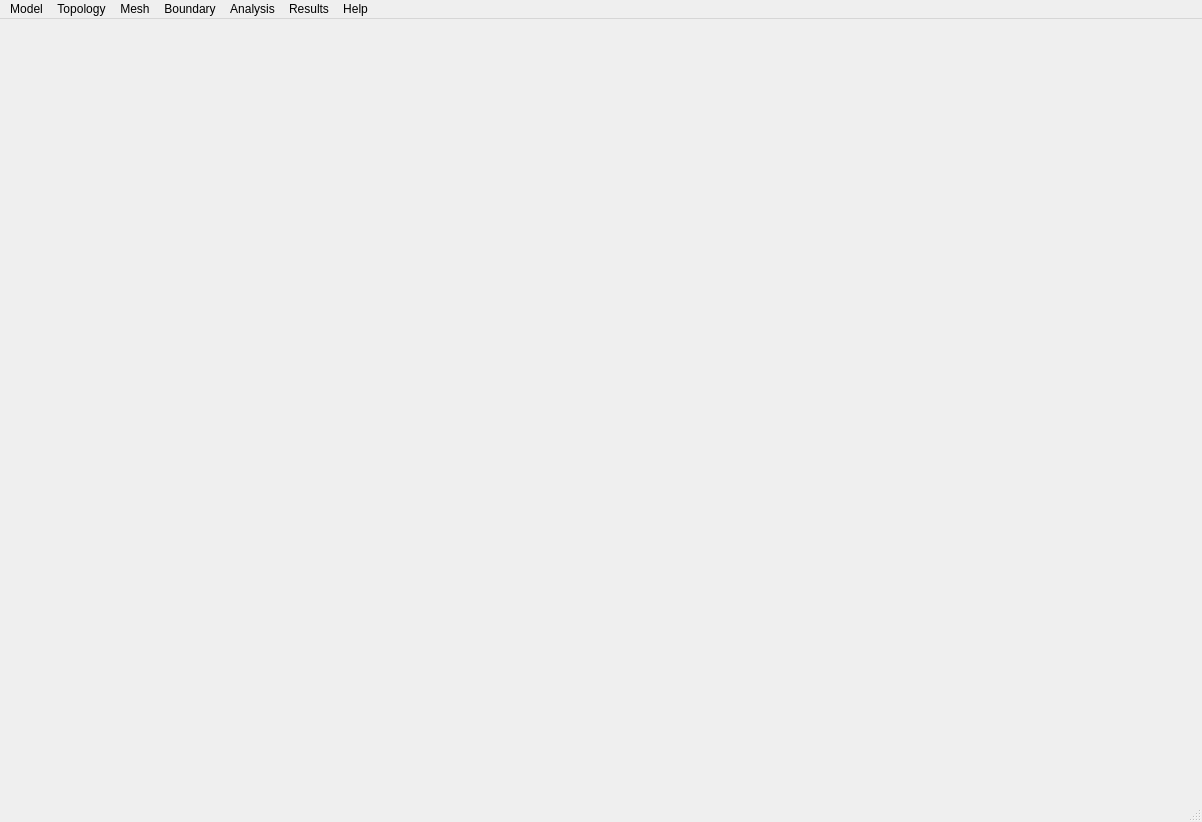
<?xml version="1.0" encoding="UTF-8"?>
<ui version="4.0">
 <class>Galileo</class>
 <widget class="QMainWindow" name="Galileo">
  <property name="geometry">
   <rect>
    <x>0</x>
    <y>0</y>
    <width>1202</width>
    <height>822</height>
   </rect>
  </property>
  <property name="windowTitle">
   <string>Galileo - Model</string>
  </property>
  <property name="windowIcon">
   <iconset>
    <normaloff>../rsc/galileu.jpg</normaloff>../rsc/galileu.jpg</iconset>
  </property>
  <widget class="gui::canvas::Model" name="canvas">
   <layout class="QHBoxLayout" name="horizontalLayout"/>
  </widget>
  <widget class="QMenuBar" name="menubar">
   <property name="geometry">
    <rect>
     <x>0</x>
     <y>0</y>
     <width>1202</width>
     <height>20</height>
    </rect>
   </property>
   <widget class="QMenu" name="menu_model">
    <property name="title">
     <string>Model</string>
    </property>
    <widget class="QMenu" name="menu_model_recent">
     <property name="title">
      <string>Recent</string>
     </property>
     <property name="icon">
      <iconset theme="document-open-recent">
       <normaloff>.</normaloff>.</iconset>
     </property>
    </widget>
    <addaction name="action_model_new"/>
    <addaction name="action_model_save"/>
    <addaction name="action_model_open"/>
    <addaction name="menu_model_recent"/>
    <addaction name="separator"/>
    <addaction name="action_model_plot"/>
    <addaction name="action_model_print"/>
    <addaction name="separator"/>
    <addaction name="action_model_close"/>
   </widget>
   <widget class="QMenu" name="menu_topology">
    <property name="title">
     <string>Topology</string>
    </property>
    <addaction name="action_topology_points"/>
    <addaction name="action_topology_curves"/>
    <addaction name="action_topology_surfaces"/>
   </widget>
   <widget class="QMenu" name="menu_mesh">
    <property name="title">
     <string>Mesh</string>
    </property>
    <addaction name="action_mesh_nodes"/>
    <addaction name="action_mesh_cells"/>
    <addaction name="action_mesh_joints"/>
    <addaction name="action_mesh_sections"/>
    <addaction name="action_mesh_materials"/>
    <addaction name="action_mesh_elements"/>
   </widget>
   <widget class="QMenu" name="menu_boundary">
    <property name="title">
     <string>Boundary</string>
    </property>
    <addaction name="action_boundary_initials"/>
    <addaction name="action_boundary_supports"/>
    <addaction name="action_boundary_load_cases"/>
    <addaction name="action_boundary_constraints"/>
    <addaction name="action_boundary_dependencies"/>
   </widget>
   <widget class="QMenu" name="menu_analysis">
    <property name="title">
     <string>Analysis</string>
    </property>
    <addaction name="action_analysis_solver"/>
   </widget>
   <widget class="QMenu" name="menu_results">
    <property name="title">
     <string>Results</string>
    </property>
    <addaction name="action_results_nodes"/>
    <addaction name="action_results_elements"/>
    <addaction name="action_results_deformed"/>
    <addaction name="action_results_equilibrium_path"/>
   </widget>
   <widget class="QMenu" name="menu_help">
    <property name="title">
     <string>Help</string>
    </property>
    <addaction name="action_help_index"/>
    <addaction name="action_help_about"/>
   </widget>
   <addaction name="menu_model"/>
   <addaction name="menu_topology"/>
   <addaction name="menu_mesh"/>
   <addaction name="menu_boundary"/>
   <addaction name="menu_analysis"/>
   <addaction name="menu_results"/>
   <addaction name="menu_help"/>
  </widget>
  <widget class="QStatusBar" name="status"/>
  <action name="action_model_new">
   <property name="icon">
    <iconset theme="document-new">
     <normaloff>.</normaloff>.</iconset>
   </property>
   <property name="text">
    <string>New</string>
   </property>
   <property name="shortcut">
    <string>Ctrl+N</string>
   </property>
  </action>
  <action name="action_model_save">
   <property name="icon">
    <iconset theme="document-save">
     <normaloff>.</normaloff>.</iconset>
   </property>
   <property name="text">
    <string>Save</string>
   </property>
   <property name="shortcut">
    <string>Ctrl+S</string>
   </property>
  </action>
  <action name="action_model_open">
   <property name="icon">
    <iconset theme="document-open">
     <normaloff>.</normaloff>.</iconset>
   </property>
   <property name="text">
    <string>Open</string>
   </property>
   <property name="shortcut">
    <string>Ctrl+O</string>
   </property>
  </action>
  <action name="action_model_close">
   <property name="icon">
    <iconset theme="application-exit">
     <normaloff>.</normaloff>.</iconset>
   </property>
   <property name="text">
    <string>Close</string>
   </property>
   <property name="shortcut">
    <string>Esc</string>
   </property>
  </action>
  <action name="action_topology_points">
   <property name="text">
    <string>Points</string>
   </property>
  </action>
  <action name="action_topology_curves">
   <property name="text">
    <string>Curves</string>
   </property>
  </action>
  <action name="action_topology_surfaces">
   <property name="text">
    <string>Surfaces</string>
   </property>
  </action>
  <action name="action_mesh_nodes">
   <property name="text">
    <string>Nodes</string>
   </property>
  </action>
  <action name="action_mesh_cells">
   <property name="text">
    <string>Cells</string>
   </property>
  </action>
  <action name="action_mesh_materials">
   <property name="text">
    <string>Materials</string>
   </property>
  </action>
  <action name="action_mesh_sections">
   <property name="text">
    <string>Sections</string>
   </property>
  </action>
  <action name="action_mesh_elements">
   <property name="text">
    <string>Elements</string>
   </property>
  </action>
  <action name="action_mesh_joints">
   <property name="text">
    <string>Joints</string>
   </property>
  </action>
  <action name="action_boundary_initials">
   <property name="text">
    <string>Initials</string>
   </property>
  </action>
  <action name="action_boundary_supports">
   <property name="text">
    <string>Supports</string>
   </property>
  </action>
  <action name="action_boundary_load_cases">
   <property name="text">
    <string>Load Cases</string>
   </property>
  </action>
  <action name="action_boundary_dependencies">
   <property name="text">
    <string>Dependencies</string>
   </property>
  </action>
  <action name="action_boundary_constraints">
   <property name="text">
    <string>Constraints</string>
   </property>
  </action>
  <action name="action_analysis_solver">
   <property name="text">
    <string>Solver</string>
   </property>
  </action>
  <action name="action_results_nodes">
   <property name="text">
    <string>Nodes</string>
   </property>
  </action>
  <action name="action_results_points">
   <property name="text">
    <string>Points</string>
   </property>
  </action>
  <action name="action_results_elements">
   <property name="text">
    <string>Elements</string>
   </property>
  </action>
  <action name="action_results_deformed">
   <property name="text">
    <string>Deformed</string>
   </property>
  </action>
  <action name="action_results_time_response">
   <property name="text">
    <string>Time Response</string>
   </property>
  </action>
  <action name="action_results_equilibrium_path">
   <property name="text">
    <string>Equilibrium Path</string>
   </property>
  </action>
  <action name="action_help_index">
   <property name="text">
    <string>Index</string>
   </property>
  </action>
  <action name="action_help_about">
   <property name="text">
    <string>About</string>
   </property>
  </action>
  <action name="action_model_plot">
   <property name="icon">
    <iconset theme="document-print-preview">
     <normaloff>.</normaloff>.</iconset>
   </property>
   <property name="text">
    <string>Plot</string>
   </property>
   <property name="shortcut">
    <string>Ctrl+W</string>
   </property>
  </action>
  <action name="action_results_buckling">
   <property name="text">
    <string>Buckling</string>
   </property>
  </action>
  <action name="action_model_print">
   <property name="icon">
    <iconset theme="document-print">
     <normaloff>.</normaloff>.</iconset>
   </property>
   <property name="text">
    <string>Print</string>
   </property>
   <property name="shortcut">
    <string>Ctrl+P</string>
   </property>
  </action>
  <action name="action_model_recent_00">
   <property name="text">
    <string>(none)</string>
   </property>
  </action>
  <action name="action_model_recent_01">
   <property name="text">
    <string>(none)</string>
   </property>
  </action>
  <action name="action_model_recent_02">
   <property name="text">
    <string>(none)</string>
   </property>
  </action>
  <action name="action_model_recent_03">
   <property name="text">
    <string>(none)</string>
   </property>
  </action>
  <action name="action_model_recent_04">
   <property name="text">
    <string>(none)</string>
   </property>
  </action>
  <action name="action_model_recent_05">
   <property name="text">
    <string>(none)</string>
   </property>
  </action>
  <action name="action_model_recent_06">
   <property name="text">
    <string>(none)</string>
   </property>
  </action>
  <action name="action_model_recent_07">
   <property name="text">
    <string>(none)</string>
   </property>
  </action>
  <action name="action_model_recent_08">
   <property name="text">
    <string>(none)</string>
   </property>
  </action>
  <action name="action_model_recent_09">
   <property name="text">
    <string>(none)</string>
   </property>
  </action>
  <action name="action_model_recent_10">
   <property name="text">
    <string>(none)</string>
   </property>
  </action>
  <action name="action_model_recent_11">
   <property name="text">
    <string>(none)</string>
   </property>
  </action>
  <action name="action_model_recent_12">
   <property name="text">
    <string>(none)</string>
   </property>
  </action>
  <action name="action_model_recent_13">
   <property name="text">
    <string>(none)</string>
   </property>
  </action>
  <action name="action_model_recent_14">
   <property name="text">
    <string>(none)</string>
   </property>
  </action>
  <action name="action_results_joints">
   <property name="text">
    <string>Joints</string>
   </property>
  </action>
  <action name="actionClear">
   <property name="text">
    <string>Clear</string>
   </property>
  </action>
  <action name="action_model_clear">
   <property name="icon">
    <iconset theme="edit-clear">
     <normaloff>.</normaloff>.</iconset>
   </property>
   <property name="text">
    <string>Clear</string>
   </property>
  </action>
 </widget>
 <customwidgets>
  <customwidget>
   <class>gui::canvas::Model</class>
   <extends>QWidget</extends>
   <header location="global">Canvas/ModelCanvas.h</header>
   <container>1</container>
  </customwidget>
 </customwidgets>
 <resources/>
 <connections/>
</ui>
